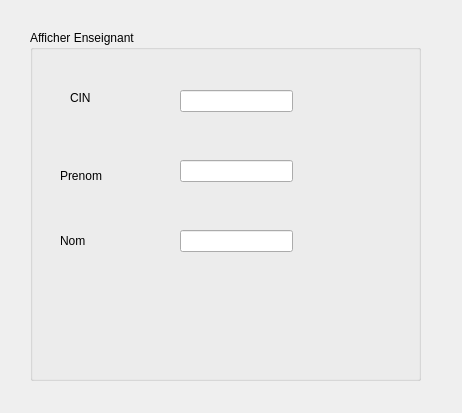
<?xml version="1.0" encoding="UTF-8"?>
<ui version="4.0">
 <class>Dialog</class>
 <widget class="QDialog" name="Dialog">
  <property name="geometry">
   <rect>
    <x>0</x>
    <y>0</y>
    <width>462</width>
    <height>413</height>
   </rect>
  </property>
  <property name="windowTitle">
   <string>AfficherEnseignant</string>
  </property>
  <widget class="QGroupBox" name="groupBox">
   <property name="geometry">
    <rect>
     <x>30</x>
     <y>30</y>
     <width>391</width>
     <height>351</height>
    </rect>
   </property>
   <property name="title">
    <string>Afficher Enseignant</string>
   </property>
   <widget class="QLabel" name="label">
    <property name="geometry">
     <rect>
      <x>40</x>
      <y>60</y>
      <width>56</width>
      <height>16</height>
     </rect>
    </property>
    <property name="text">
     <string>CIN</string>
    </property>
   </widget>
   <widget class="QLabel" name="label_2">
    <property name="geometry">
     <rect>
      <x>30</x>
      <y>120</y>
      <width>101</width>
      <height>51</height>
     </rect>
    </property>
    <property name="text">
     <string>Prenom</string>
    </property>
   </widget>
   <widget class="QLabel" name="label_3">
    <property name="geometry">
     <rect>
      <x>30</x>
      <y>190</y>
      <width>81</width>
      <height>41</height>
     </rect>
    </property>
    <property name="text">
     <string>Nom</string>
    </property>
   </widget>
   <widget class="QLineEdit" name="lineEdit_CIND">
    <property name="geometry">
     <rect>
      <x>150</x>
      <y>60</y>
      <width>113</width>
      <height>22</height>
     </rect>
    </property>
    <property name="readOnly">
     <bool>true</bool>
    </property>
   </widget>
   <widget class="QLineEdit" name="lineEdit_PrenomD">
    <property name="geometry">
     <rect>
      <x>150</x>
      <y>130</y>
      <width>113</width>
      <height>22</height>
     </rect>
    </property>
    <property name="readOnly">
     <bool>true</bool>
    </property>
   </widget>
   <widget class="QLineEdit" name="lineEdit_NomD">
    <property name="geometry">
     <rect>
      <x>150</x>
      <y>200</y>
      <width>113</width>
      <height>22</height>
     </rect>
    </property>
    <property name="readOnly">
     <bool>true</bool>
    </property>
   </widget>
  </widget>
 </widget>
 <resources/>
 <connections/>
</ui>
